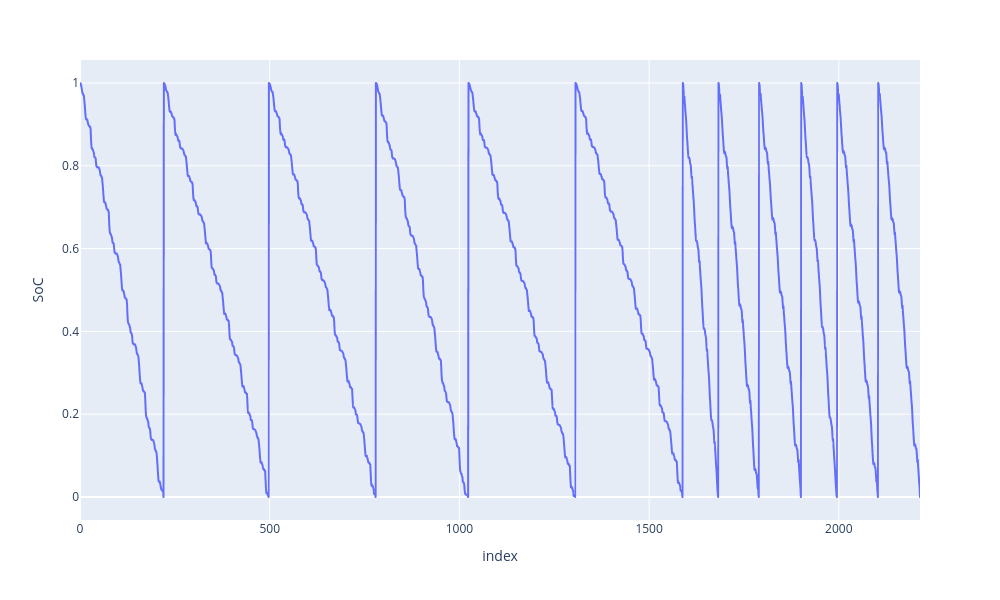

The notebook cell saved with this chart:
### Markdown cell above
Let's give a look at the driving cycles:

### Code cell
px.line(data_frame=data_bat, y='SoC', width=1000, height=600)

### Figure 1 — Plotly figure (JSON) as saved in the notebook; plotly's stock layout.template omitted (floating-point values rounded to 4 significant figures; data arrays with more than 128 entries replaced by an {"elided": "..."} marker saying what was removed)
{"data": [{"hovertemplate": "index=%{x}<br>SoC=%{y}<extra></extra>", "legendgroup": "", "line": {"color": "#636efa", "dash": "solid"}, "marker": {"symbol": "circle"}, "mode": "lines", "name": "", "showlegend": false, "type": "scattergl", "x": {"elided": "2215 int values"}, "xaxis": "x", "y": {"elided": "2215 float values"}, "yaxis": "y"}], "layout": {"height": 600, "legend": {"tracegroupgap": 0}, "margin": {"t": 60}, "width": 1000, "xaxis": {"anchor": "y", "domain": [0, 1], "title": {"text": "index"}}, "yaxis": {"anchor": "x", "domain": [0, 1], "title": {"text": "SoC"}}}}
